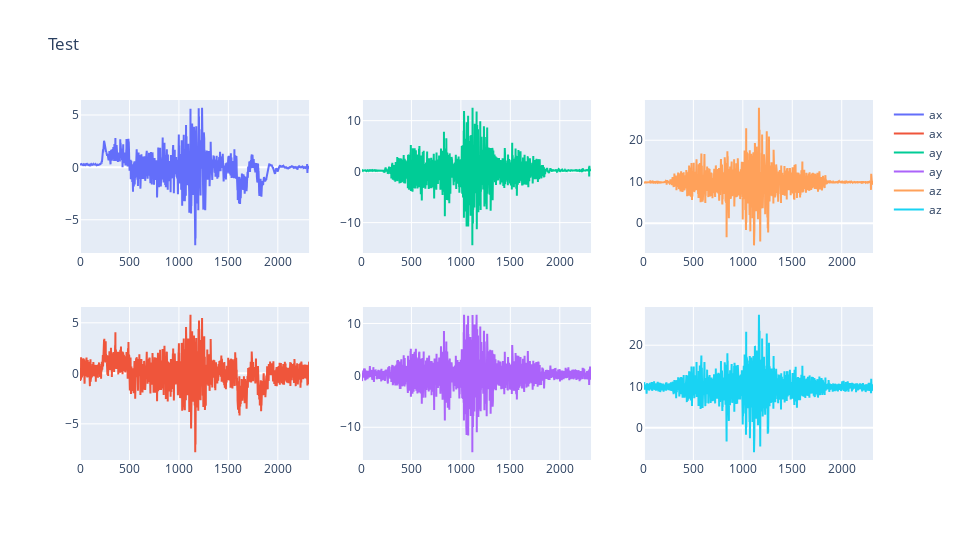

This figure's notebook cell:
### Markdown cell above
## Add Noise

### Code cell
noisy_data = data.copy()
noise = np.random.normal(loc=0, scale=0.5, size=noisy_data.shape)
noisy_data = noisy_data + noise

fig = comparaisonGraph(data[["ax", "ay", "az"]], noisy_data[["ax", "ay", "az"]])
fig.show()

### Figure 1 — Plotly figure (JSON) as saved in the notebook; plotly's stock layout.template omitted (floating-point values rounded to 4 significant figures; data arrays with more than 128 entries replaced by an {"elided": "..."} marker saying what was removed)
{"data": [{"name": "ax", "type": "scatter", "x": {"elided": "2317 int values"}, "xaxis": "x", "y": {"elided": "2317 float values"}, "yaxis": "y"}, {"name": "ax", "type": "scatter", "x": {"elided": "2317 int values"}, "xaxis": "x4", "y": {"elided": "2317 float values"}, "yaxis": "y4"}, {"name": "ay", "type": "scatter", "x": {"elided": "2317 int values"}, "xaxis": "x2", "y": {"elided": "2317 float values"}, "yaxis": "y2"}, {"name": "ay", "type": "scatter", "x": {"elided": "2317 int values"}, "xaxis": "x5", "y": {"elided": "2317 float values"}, "yaxis": "y5"}, {"name": "az", "type": "scatter", "x": {"elided": "2317 int values"}, "xaxis": "x3", "y": {"elided": "2317 float values"}, "yaxis": "y3"}, {"name": "az", "type": "scatter", "x": {"elided": "2317 int values"}, "xaxis": "x6", "y": {"elided": "2317 float values"}, "yaxis": "y6"}], "layout": {"height": 540, "title": {"text": "Test"}, "width": 960, "xaxis": {"anchor": "y", "domain": [0, 0.2889]}, "xaxis2": {"anchor": "y2", "domain": [0.3556, 0.6444]}, "xaxis3": {"anchor": "y3", "domain": [0.7111, 1]}, "xaxis4": {"anchor": "y4", "domain": [0, 0.2889]}, "xaxis5": {"anchor": "y5", "domain": [0.3556, 0.6444]}, "xaxis6": {"anchor": "y6", "domain": [0.7111, 1]}, "yaxis": {"anchor": "x", "domain": [0.575, 1]}, "yaxis2": {"anchor": "x2", "domain": [0.575, 1]}, "yaxis3": {"anchor": "x3", "domain": [0.575, 1]}, "yaxis4": {"anchor": "x4", "domain": [0, 0.425]}, "yaxis5": {"anchor": "x5", "domain": [0, 0.425]}, "yaxis6": {"anchor": "x6", "domain": [0, 0.425]}}}
